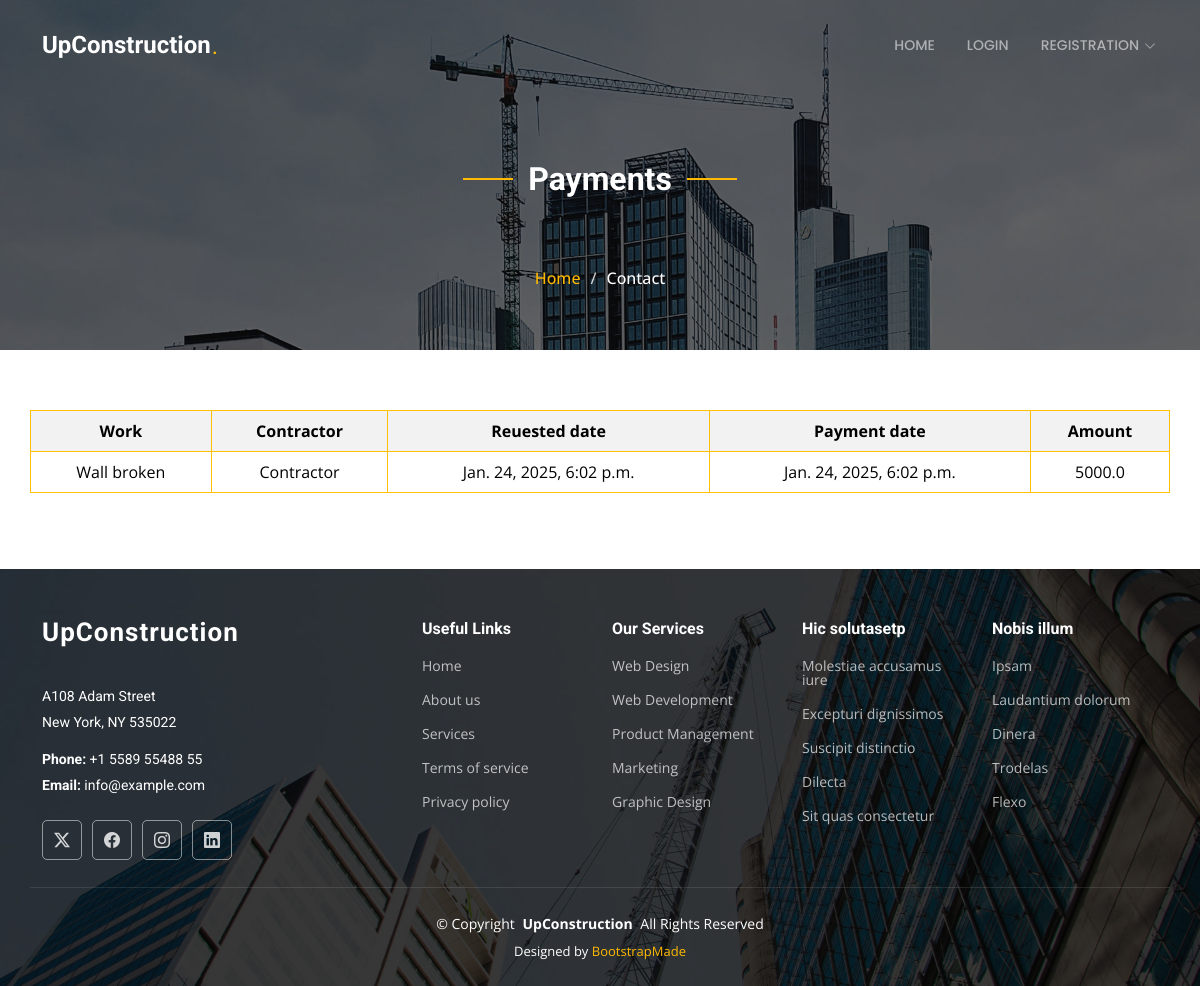
Page /public_vw_my_payments (signed in) on the committed database.
### buidingFaciliSysApp/models.py (models this page shows, shortened)
class payment_of_contractor(models.Model):
    customer_req = models.ForeignKey(Customer_request, on_delete=models.CASCADE)
    payment_date = models.DateTimeField(auto_now=True)
    amount = models.FloatField()

class Customer_request(models.Model):
    user = models.ForeignKey(Customer, on_delete=models.CASCADE)
    contractor = models.ForeignKey(Contractor, on_delete=models.CASCADE)
    request = models.TextField()
    request_date = models.DateTimeField(auto_now=True)
    request_status = models.BooleanField(default=False)
    amount = models.FloatField(null=True)
    payment_status = models.BooleanField(default=False)

class Contractor(models.Model):
    user = models.OneToOneField(CustomUser, on_delete=models.CASCADE, primary_key=True)
    name = models.CharField(max_length=100)
    email = models.EmailField(max_length=100)
    phone = models.CharField(max_length=15)
    address = models.TextField()
    city = models.CharField(max_length=50)
    state = models.CharField(max_length=50)
    zip = models.CharField(max_length=10)
    proof = models.FileField(upload_to='proofs/', null=True)
    update_cou = models.IntegerField(default=0)
    last_update = models.DateTimeField(auto_now=True)
    password = models.CharField(max_length=100)

### buidingFaciliSysApp/views.py (the view)
# urls.py: path('public_vw_my_payments', views.public_vw_my_payments, name='public_vw_my_payments'),
def public_vw_my_payments(request):
    user_id = request.session.get('_auth_user_id')
    user = CustomUser.objects.get(id=user_id)
    customer = Customer.objects.get(user__id=user_id)
    payments = payment_of_contractor.objects.filter(customer_req__user=customer)
    return render(request, 'public_vw_my_payments.html', {'payments':payments})

### templates/public_vw_my_payments.html
{% include 'header.html' %}
    <div class="page-title dark-background" style="background-image: url(../static/assets/img/page-title-bg.jpg);">
        <div class="container position-relative">
            <div class="section-title">
                <h2>Payments</h2>
            </div>
          <nav class="breadcrumbs">
            <ol>
              <li><a href="\admin_home">Home</a></li>
              <li class="current">Contact</li>
            </ol>
          </nav>
        </div>
      </div>
    <section id="blog-posts" class="blog-posts section">
        <div class="container">
          <div class="row gy-4">
            <table class="table table-striped table-hover table-bordered border-warning table-responsive text-center">
                <tr>
                    <th>Work</th>
                    <th>Contractor</th>
                    <th>Reuested date</th>
                    <th>Payment date</th>
                    <th>Amount</th>
                </tr>
                {% for payment in payments %}
                <tr>
                    <td>{{payment.customer_req.request}}</td>
                    <td>{{payment.customer_req.contractor.name}}</td>
                    <td>{{payment.customer_req.request_date}}</td>
                    <td>{{payment.payment_date}}</td>
                    <td>{{payment.amount}}</td>
                </tr>
                {% endfor %}
            </table>
          </div>
        </div>
      </section>
{% include 'foot.html' %}

### static/assets/css/main.css (style rules this page uses)
:root { --default-font: "Open Sans", system-ui, -apple-system, "Segoe UI", Roboto, "Helvetica Neue", Arial, "Noto Sans", "Liberation Sans", sans-serif, "Apple Color Emoji", "Segoe UI Emoji", "Segoe UI Symbol", "Noto Color Emoji"; --heading-font: "Roboto", sans-serif; --nav-font: "Poppins", sans-serif; }
:root { --background-color: #ffffff; --default-color: #364d59; --heading-color: #52565e; --accent-color: #feb900; --surface-color: #ffffff; --contrast-color: #ffffff; }
:root { --nav-color: rgba(255, 255, 255, 0.55); --nav-hover-color: #ffffff; --nav-mobile-background-color: #ffffff; --nav-dropdown-background-color: #ffffff; --nav-dropdown-color: #212529; --nav-dropdown-hover-color: #feb900; }
.dark-background { --background-color: #060606; --default-color: #ffffff; --heading-color: #ffffff; --surface-color: #252525; --contrast-color: #ffffff; }
:root { scroll-behavior: smooth; }
body { color: var(--default-color); background-color: var(--background-color); font-family: var(--default-font); }
a { color: var(--accent-color); text-decoration: none; transition: 0.3s; }
h1, h2, h3, h4, h5, h6 { color: var(--heading-color); font-family: var(--heading-font); }
.page-title { color: var(--default-color); background-color: var(--background-color); background-size: cover; background-position: center; background-repeat: no-repeat; padding: 160px 0 60px 0; text-align: center; position: relative; }
.page-title:before { content: ""; background-color: color-mix(in srgb, var(--background-color), transparent 40%); position: absolute; inset: 0; }
.page-title .breadcrumbs ol { display: flex; flex-wrap: wrap; list-style: none; justify-content: center; padding: 0; margin: 0; font-size: 16px; font-weight: 500; }
.page-title .breadcrumbs ol li+li { padding-left: 10px; }
.page-title .breadcrumbs ol li+li::before { content: "/"; display: inline-block; padding-right: 10px; color: color-mix(in srgb, var(--default-color), transparent 20%); }
section, .section { color: var(--default-color); background-color: var(--background-color); padding: 60px 0; scroll-margin-top: 92px; overflow: clip; }
.section-title { text-align: center; padding-bottom: 60px; position: relative; }
.section-title h2 { font-size: 32px; font-weight: 700; position: relative; }
.section-title h2:before, .section-title h2:after { content: ""; width: 50px; height: 2px; background: var(--accent-color); display: inline-block; }
.section-title h2:before { margin: 0 15px 10px 0; }
.section-title h2:after { margin: 0 0 10px 15px; }

### rows in the picture
payment_of_contractor: customer_req.request "Wall broken", customer_req.contractor.name "Contractor", customer_req.request_date "Jan. 24, 2025, 6:02 p.m.", payment_date "Jan. 24, 2025, 6:02 p.m.", amount "5000.0"
